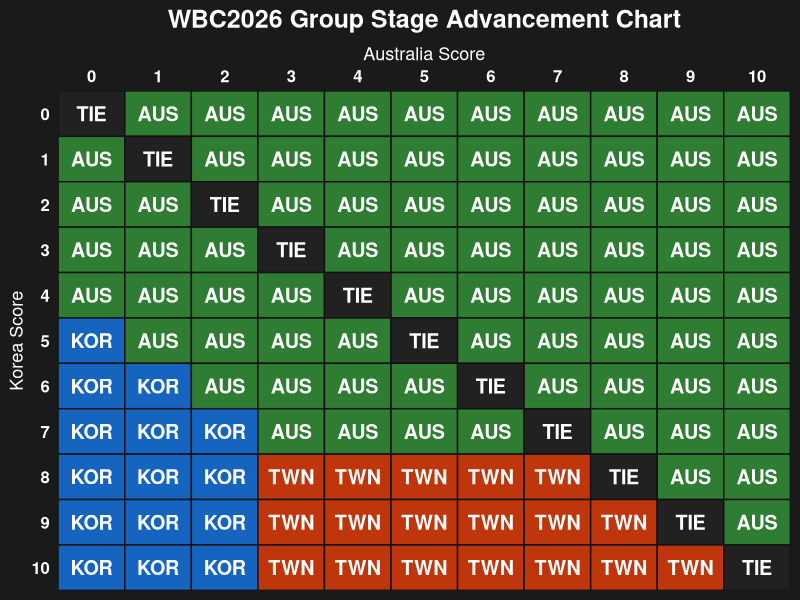

Generate this figure with R:
## ---- chunk 1
#| label: wbc-chart
#| fig-width: 9
#| fig-height: 8
#| fig-align: center

library(ggplot2)
library(tidyverse)

df <- expand.grid(korea = 0:10, australia = 0:10)
df <- df %>% mutate(
  result = case_when(
    korea == australia              ~ "TIE",
    australia > korea               ~ "AUS",
    korea >= 8 & australia >= 3     ~ "TWN",
    korea - australia <= 4          ~ "AUS",
    korea > australia & korea <= 7  ~ "KOR",
    TRUE                            ~ "KOR"
  )
)

color_map <- c("AUS" = "#2E7D32", "KOR" = "#1565C0", "TWN" = "#BF360C", "TIE" = "#212121")

ggplot(df, aes(x = australia, y = korea, fill = result)) +
  geom_tile(color = "#111111", linewidth = 0.5) +
  geom_text(aes(label = result), color = "white", size = 5, fontface = "bold") +
  scale_fill_manual(values = color_map) +
  scale_x_continuous(breaks = 0:10, position = "top", expand = c(0, 0)) +
  scale_y_reverse(breaks = 0:10, expand = c(0, 0)) +
  labs(
    title = "WBC2026 Group Stage Advancement Chart",
    x = "Australia Score",
    y = "Korea Score"
  ) +
  theme_minimal(base_size = 14) +
  theme(
    plot.background  = element_rect(fill = "#1a1a1a", color = NA),
    panel.background = element_rect(fill = "#1a1a1a", color = NA),
    panel.grid       = element_blank(),
    plot.title  = element_text(color = "white", hjust = 0.5, size = 18, face = "bold"),
    axis.text   = element_text(color = "white", size = 12, face = "bold"),
    axis.title  = element_text(color = "white", size = 13),
    axis.ticks  = element_blank(),
    legend.position = "none"
  )
